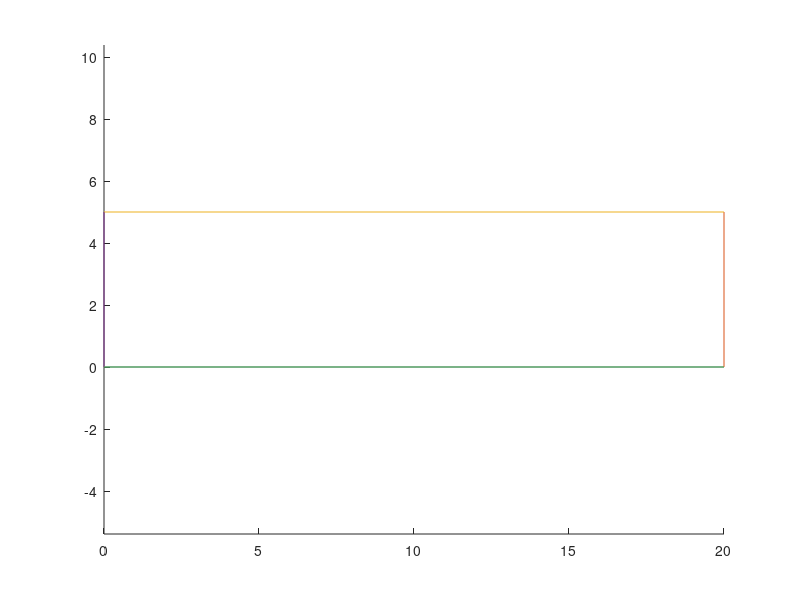

The MATLAB source for this figure: (Note: this script raises an error after producing the figure.)
function [ ] = carrotFollowSimulation()
%CARROTFOLLOWSIMULATION Summary of this function goes here
%   Detailed explanation goes here
  clf;
  hold('on');
  axis equal;
  waypoints = [0 0; 20 0; 20 5; 0 5; 0 0; 20 0];
  % draw the waypoints
  for i = [1 : length(waypoints) - 1]
    plot([waypoints(i,1), waypoints(i+1,1)], [waypoints(i,2), waypoints(i+1,2)]);
  end

  x = 10;
  y = 1;
  heading = 0;
  for t = [0:0.1:15]
    [x y heading] = carrotFollower(waypoints, 1, 3, x, y, heading);
    scatter(x, y, 40, 'r', 'x');
  end
end

